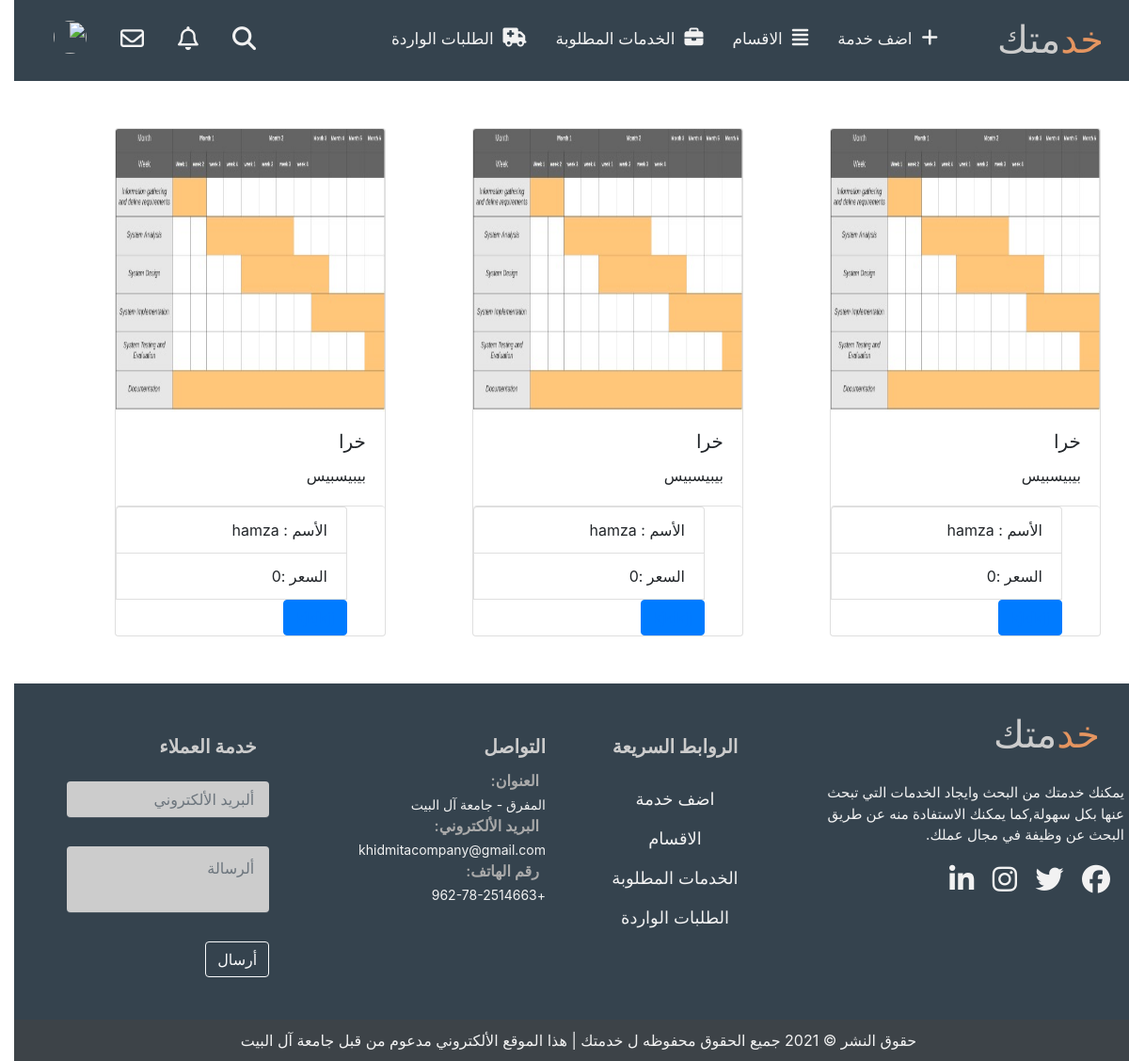
Screenshot of /order.php (signed in) with the database file from the repository.
### tables this page shows
CREATE TABLE `orders` (
  `id` int(11) NOT NULL,
  `to_id` int(11) NOT NULL,
  `post_name` varchar(100) NOT NULL,
  `post_id` int(11) NOT NULL,
  `from_id` int(11) NOT NULL,
  `price` int(100) NOT NULL
);

CREATE TABLE `post` (
  `id` int(11) NOT NULL,
  `title` varchar(255) NOT NULL,
  `body` text NOT NULL,
  `category_id` int(11) NOT NULL,
  `user_id` int(11) NOT NULL,
  `img` varchar(255) NOT NULL,
  `Keyword` varchar(25) NOT NULL
);

CREATE TABLE `users` (
  `id` int(11) NOT NULL,
  `type` int(2) NOT NULL DEFAULT 1,
  `name` varchar(255) NOT NULL,
  `password` varchar(255) NOT NULL,
  `Email` varchar(255) NOT NULL,
  `Num_Phone` int(11) DEFAULT NULL,
  `Response` datetime DEFAULT NULL,
  `Location` varchar(255) DEFAULT NULL,
  `first_name` varchar(255) NOT NULL,
  `last_name` varchar(255) NOT NULL,
  `gender` varchar(255) NOT NULL,
  `date_birth` date DEFAULT NULL,
  `imgg` varchar(255) NOT NULL,
  `Response_speed` time NOT NULL DEFAULT current_timestamp(),
  `date` date DEFAULT NULL,
  `last_seen` datetime DEFAULT NULL
);

### order.php (the view, shortened to what this page needs)
<?php
include ("include/connect.php");
include ("include/header.php");
include ("include/topnav.php");
if(isset($_SESSION["userid"]))
{
$r =$_SESSION['userid'];
  $stmt1 = $con->prepare("SELECT *,orders.id as  order_id,orders.price as price, post.img as IMG,post.title as TITLE,post.body as BODY, users.name as namm  FROM orders
  INNER JOIN post ON post.id  = orders.post_id
  INNER JOIN users ON users.id  = orders.to_id WHERE orders.from_id = '$r' ");
  $stmt1 ->execute();
  $row1 = $stmt1->fetchAll();
  ?>
<div class="p"style=" margin-top:50px;">
<div class="container">
<div class="row">
<?php foreach($row1 as $tst){ ?>
    <div class="col-lg-4"  >
<div class="card" style="width:18rem;   ">
  <img src="../project-myserves/layot/img/<?php echo $tst['IMG'] ?>" class="card-img-top" alt="...">
  <div class="card-body">
    <h5 class="card-title"><?php echo $tst["TITLE"] ?></h5>
    <p class="card-text"><?php echo $tst["BODY"] ?></p>
  </div>
  <ul class="list-group  list-unstyled">
    <li class="list-group-item">الأسم : <?php echo $tst['namm'] ?> </li>
    <li class="list-group-item">السعر :<?php echo $tst['price'] ?> </li>
    <li ><button  type="submit" class="btn btn-primary" name="delete"><a id="href" href="order.php?action=delete&order_id=<?php echo $tst["order_id"] ?>">kjkjkjj</a></button>
</li>
  </ul>
</div>
</div>
<?php } ?>
</div>
</div>
</div>
        <?php
    }else
    {
        header("Location: main-login.php");
    }
?>
<?php include ("include/footer.php");?>

### layot/css/main.css (style rules this page uses)
:root { --orang--color: #e59560; --Navy--color: #35434e; --White--color: #f2f2f2; --residential--color:#ccc; }
body { direction: rtl; text-align: right; overflow-x: hidden; }
.card-img-top { height: 300px; }

### rows the page displays
orders: post.img (picture), post.title "خرا", post.body "بيبيسبيس", to.name "hamza"
orders: post.img (picture), post.title "خرا", post.body "بيبيسبيس", to.name "hamza"
orders: post.img (picture), post.title "خرا", post.body "بيبيسبيس", to.name "hamza"
